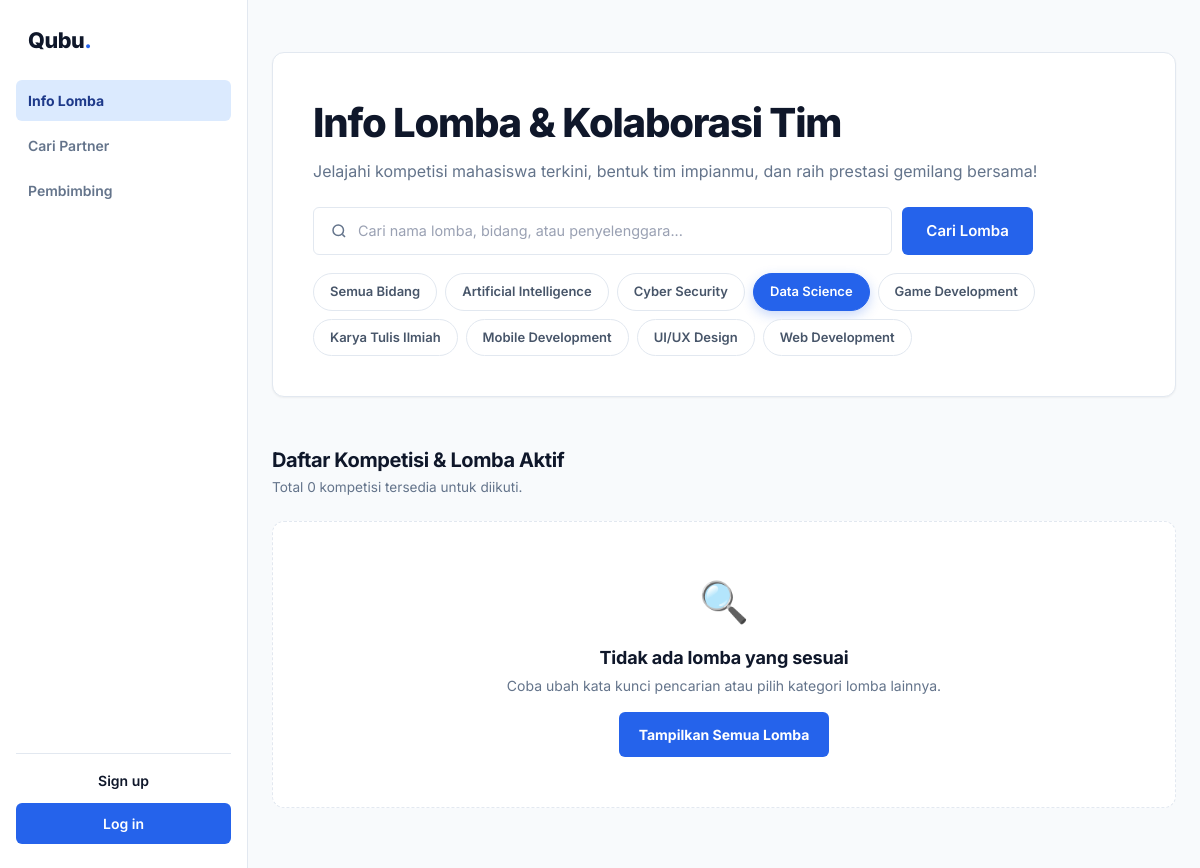
/info-lomba/index.php?kategori=6, run on the app's committed database.
### tables this page shows
CREATE TABLE IF NOT EXISTS bidang_minat (
    id INT(11) NOT NULL AUTO_INCREMENT,
    nama_bidang VARCHAR(100) NOT NULL UNIQUE,
    PRIMARY KEY (id)
);

### info-lomba/index.php (the view, shortened to what this page needs)
<?php
require_once 'koneksi.php';
$kategori_filter = $_GET['kategori'] ?? 'semua';
$search_query = trim($_GET['q'] ?? '');
$bidang_res = $conn->query("SELECT * FROM bidang_minat ORDER BY nama_bidang ASC");
$daftar_bidang = [];
if ($bidang_res) {
    while ($b = $bidang_res->fetch_assoc()) {
        $daftar_bidang[] = $b;
    }
}
$sql_lomba = "
    SELECT l.*, b.nama_bidang,
           (SELECT COUNT(*) FROM tim t WHERE t.lomba_id = l.id) AS total_tim
    FROM lomba l
    LEFT JOIN bidang_minat b ON l.bidang_id = b.id
    WHERE 1=1
";
$params = [];
$types = "";
if ($kategori_filter !== 'semua' && is_numeric($kategori_filter)) {
    $sql_lomba .= " AND l.bidang_id = ?";
    $params[] = (int)$kategori_filter;
    $types .= "i";
}
$sql_lomba .= " ORDER BY l.status ASC, l.deadline ASC";
$stmt_lomba = $conn->prepare($sql_lomba);
if (!empty($params)) {
    $stmt_lomba->bind_param($types, ...$params);
}
$stmt_lomba->execute();
$lomba_list = $stmt_lomba->get_result()->fetch_all(MYSQLI_ASSOC);
?>
<!DOCTYPE html>
<html lang="id">
<head>
    <link rel="stylesheet" href="style.css">
</head>
<body>
    <?php include 'navbar.php'; ?>
    <main class="container" style="padding-top: 24px; padding-bottom: 60px;">
        <section class="hero">
            <h1>Info Lomba & Kolaborasi Tim</h1>
            <p>Jelajahi kompetisi mahasiswa terkini, bentuk tim impianmu, dan raih prestasi gemilang bersama!</p>
            <form action="index.php" method="GET" class="search-row">
                <label class="search">
                    <svg width="18" height="18" viewBox="0 0 24 24" fill="none" stroke="currentColor" stroke-width="2"><circle cx="11" cy="11" r="7"/><path d="m20 20-3.5-3.5"/></svg>
                    <input type="search" name="q" placeholder="Cari nama lomba, bidang, atau penyelenggara..." value="<?= htmlspecialchars($search_query) ?>">
                </label>
                <button type="submit" class="btn-dark" style="width: auto; padding: 0 24px;">Cari Lomba</button>
            </form>
            <div class="filter-pills">
                <a href="index.php<?= !empty($search_query) ? '?q='.urlencode($search_query) : '' ?>" class="pill-btn <?= $kategori_filter === 'semua' ? 'active' : '' ?>">Semua Bidang</a>
                <?php foreach ($daftar_bidang as $b): ?>
                    <a href="index.php?kategori=<?= $b['id'] ?><?= !empty($search_query) ? '&q='.urlencode($search_query) : '' ?>" class="pill-btn <?= $kategori_filter == $b['id'] ? 'active' : '' ?>">
                        <?= htmlspecialchars($b['nama_bidang']) ?>
                    </a>
                <?php endforeach; ?>
            </div>
        </section>
        <section style="margin-top: 48px;">
            <div class="section-head" style="margin-bottom: 24px;">
                <div>
                    <h2>Daftar Kompetisi & Lomba Aktif</h2>
                    <p>Total <?= count($lomba_list) ?> kompetisi tersedia untuk diikuti.</p>
                </div>
            </div>
            <?php if (empty($lomba_list)): ?>
                <div style="background: var(--surface); border: 1px dashed var(--line); border-radius: var(--radius-xl); padding: 50px 20px; text-align: center;">
                    <div style="font-size: 40px; margin-bottom: 12px;">🔍</div>
                    <h3 style="font-size: 18px; font-weight: 700;">Tidak ada lomba yang sesuai</h3>
                    <p style="color: var(--muted); font-size: 14px; margin-top: 4px;">Coba ubah kata kunci pencarian atau pilih kategori lomba lainnya.</p>
                    <a href="index.php" class="btn-brand" style="margin-top: 16px;">Tampilkan Semua Lomba</a>
                </div>
            <?php endif; ?>
        </section>
    </main>
</body>
</html>

### info-lomba/style.css (style rules this page uses)
:root { --primary: #2563eb; --primary-hover: #1d4ed8; --secondary: #f59e0b; --success: #16a34a; --danger: #dc2626; --ink: #0f172a; --ink-light: #0f172a; --muted: #64748b; --line: #e2e8f0; --surface: #ffffff; --bg: #f8fafc; --brand: var(--primary); --brand-soft: #dbeafe; --accent-orange: var(--secondary); --space-1: 8px; --space-2: 16px; --space-3: 24px; --space-4: 32px; --space-6: 48px; --space-8: 64px; --radius-sm: 6px; --radius-md: 6px; --radius-lg: 12px; --radius-xl: 12px; --radius-pill: 9999px; --shadow-sm: 0 1px 2px rgba(0, 0, 0, 0.05); --shadow-md: 0 4px 6px rgba(0, 0, 0, 0.1); --font-main: "Inter", -apple-system, BlinkMacSystemFont, "Segoe UI", Roboto, Helvetica, Arial, sans-serif; --font-data: "Space Grotesk", "Inter", monospace, sans-serif; }
*, *::before, *::after { margin: 0; padding: 0; box-sizing: border-box; }
html { scroll-behavior: smooth; }
body { font-family: var(--font-main); color: var(--ink); background-color: var(--bg); line-height: 1.5; min-height: 100vh; display: flex; flex-direction: column; }
a { color: inherit; text-decoration: none; }
button { font: inherit; cursor: pointer; border: none; background: transparent; }
.container { width: min(1120px, 100% - 40px); margin-inline: auto; }
.hero { margin-top: 28px; padding: 40px; border-radius: var(--radius-xl); border: 1px solid var(--line); background: radial-gradient(420px 260px at 100% 100%, rgba(109,61,240,.18), transparent 70%), linear-gradient(135deg, #eef1f8 0%, #e9ecf7 100%); }
.hero h1 { margin: 0; font-size: clamp(1.75rem, 4vw, 2.5rem); font-weight: 800; letter-spacing: -.03em; }
.hero p { margin: 6px 0 24px; color: var(--muted); }
.search-row { display: flex; gap: 10px; max-width: 720px; }
.search { flex: 1; display: flex; align-items: center; gap: 10px; background: var(--surface); border: 1px solid var(--line); border-radius: var(--radius-md); padding: 0 16px; height: 48px; transition: border-color .2s, box-shadow .2s; }
.search svg { flex: none; color: var(--muted); }
.search input { flex: 1; border: 0; outline: 0; background: transparent; font: inherit; font-size: .9rem; color: var(--ink); min-width: 0; }
.search input::placeholder { color: #9aa1b3; }
.btn-dark { width: 100%; padding: 14px; background: linear-gradient(180deg, #2b2b2b 0%, #171717 100%); color: var(--surface); border: none; border-radius: var(--radius-md); font-size: 15px; font-weight: 600; cursor: pointer; box-shadow: 0 4px 12px rgba(0, 0, 0, 0.15); transition: all 0.2s ease; text-align: center; text-decoration: none; display: block; }
.section-head { display: flex; align-items: flex-end; justify-content: space-between; gap: 16px; flex-wrap: wrap; margin: 44px 0 20px; }
.section-head h2 { margin: 0; font-size: 1.25rem; font-weight: 700; letter-spacing: -.02em; }
.section-head p { margin: 2px 0 0; font-size: .85rem; color: var(--muted); }
.btn-brand { background: linear-gradient(135deg, var(--brand), #5a2ee0); color: #ffffff; padding: 12px 20px; border-radius: var(--radius-md); font-weight: 700; font-size: 14px; border: none; cursor: pointer; display: inline-flex; align-items: center; justify-content: center; gap: 8px; box-shadow: 0 4px 14px rgba(109, 61, 240, 0.3); transition: all 0.2s; text-decoration: none; }
:root { --on-soft: #1e3a8a; }
body { font-family: var(--font-main); background: var(--bg); color: var(--ink); -webkit-font-smoothing: antialiased; }
h1, h2, h3, h4 { letter-spacing: -0.01em; }
.container { width: min(1200px, 100% - 48px); }
.hero { background: var(--surface); border: 1px solid var(--line); border-radius: var(--radius-lg); box-shadow: var(--shadow-sm); }
.search { border-radius: var(--radius-sm); }
.btn-brand, .btn-dark, .btn-contact { background: var(--primary); color: #fff; border-radius: var(--radius-sm); box-shadow: none; }
@media (min-width: 1025px) { body:not(.auth-page):has(> nav.navbar) { padding-left: 248px; } }

### info-lomba/index.php (style rules this page uses)
.filter-pills { display: flex; gap: 8px; flex-wrap: wrap; margin-top: 18px; }
.pill-btn { padding: 8px 16px; border-radius: var(--radius-pill); font-size: 13px; font-weight: 600; background: #ffffff; color: #475569; border: 1px solid var(--line); text-decoration: none; transition: all 0.2s; }
.pill-btn.active { background: var(--brand); color: #ffffff; border-color: var(--brand); box-shadow: 0 4px 12px rgba(37, 99, 235, 0.25); }

### data on the page
bidang_minat: nama_bidang "Artificial Intelligence"
bidang_minat: nama_bidang "Cyber Security"
bidang_minat: nama_bidang "Data Science"
bidang_minat: nama_bidang "Game Development"
bidang_minat: nama_bidang "Karya Tulis Ilmiah"
bidang_minat: nama_bidang "Mobile Development"
bidang_minat: nama_bidang "UI/UX Design"
bidang_minat: nama_bidang "Web Development"

### other printed values
count($lomba_list) "0"
